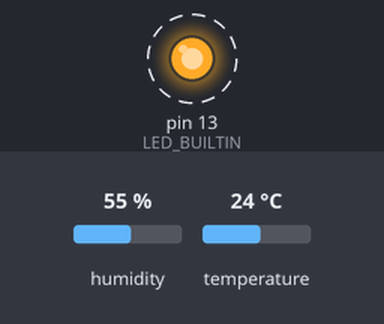
Recording of a sketch running on a simulated Arduino Uno, built with avr-gcc and run on an emulated ATmega328P. Shown: output pins drawn as LEDs (lit = HIGH). Dashed ring = blinking. The inputs (shaded band) are chosen by the test bench; at power-on: humidity 55 %, temperature 24 °C. What the sketch prints to the serial monitor is not drawn.

Above: at 0.5 s.
Timing chart, 0 to 4.6 s (numbered marks = the images above):
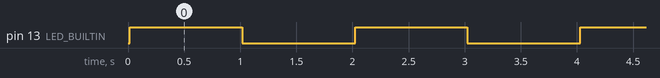

Measured:
- by itself, pin 13 (LED_BUILTIN): alternates HIGH for 1.0 s and LOW for 1.0 s

The sketch:

sketch_jan27a.ino
```cpp
#include <DHT.h>

// DHT 센서 설정
#define DHTPIN 2       // AM2302의 데이터 핀을 D2에 연결
#define DHTTYPE DHT22  // 센서 타입: DHT22 (AM2302)
DHT dht(DHTPIN, DHTTYPE);

// 내부 LED 핀 설정
#define LED_BUILTIN 13

void setup() {
  // 시리얼 통신 시작
  Serial.begin(9600);
  Serial.println("DHT22 온습도 측정 시작");

  // DHT 센서 초기화
  dht.begin();

  // LED 핀을 출력 모드로 설정
  pinMode(LED_BUILTIN, OUTPUT);
}

void loop() {
  // 온도와 습도 읽기
  float temperature = dht.readTemperature(); // 섭씨 온도 읽기
  float humidity = dht.readHumidity();       // 습도 읽기

  // 데이터 유효성 확인
  if (isnan(temperature) || isnan(humidity)) {
    Serial.println("온습도 데이터를 읽을 수 없습니다!");
  } else {
    Serial.print("현재 온도: ");
    Serial.print(temperature);
    Serial.println(" °C");

    Serial.print("현재 습도: ");
    Serial.print(humidity);
    Serial.println(" %");
  }

  // LED 블링킹
  digitalWrite(LED_BUILTIN, HIGH); // LED 켜기
  delay(1000);                     // 1초 대기
  digitalWrite(LED_BUILTIN, LOW);  // LED 끄기
  delay(1000);                     // 1초 대기
}
```
